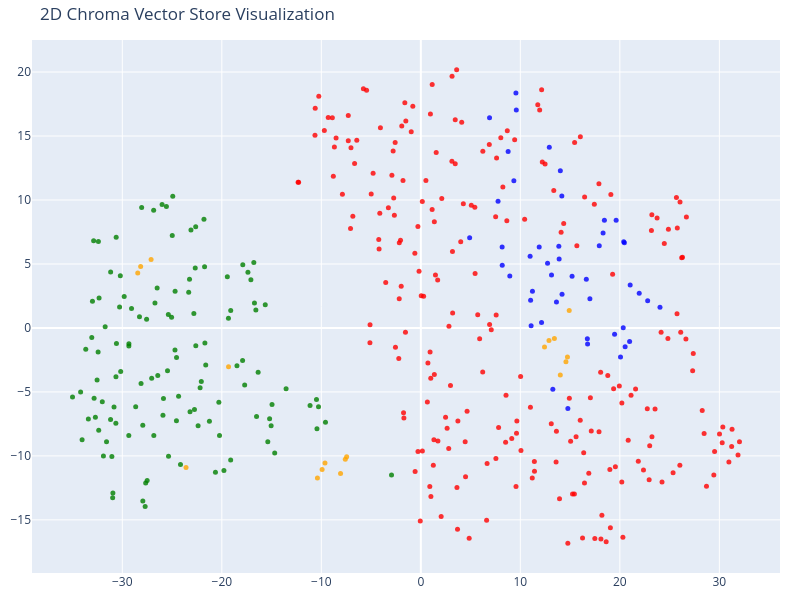

The notebook cell saved with this chart:
### Code cell
# reducing the dimensionality of the vectors to 2D using t-SNE
# t-SNE - t-distributed Stochastic Neighbor Embedding

tsne = TSNE(n_components=2, random_state=42)                                                
reduced_vectors = tsne.fit_transform(vectors)

fig = go.Figure(data=[go.Scatter(
    x=reduced_vectors[:, 0],
    y=reduced_vectors[:, 1],
    mode='markers',
    marker=dict(size=5, color=colors, opacity=0.8),
    text=[f"Type: {t}<br>Text: {d[:100]}..." for t, d in zip(doc_types, documents)],
    hoverinfo='text'
)])

fig.update_layout(title='2D Chroma Vector Store Visualization',
    scene=dict(xaxis_title='x', yaxis_title='y'),
    # scene={'xaxis_title':'x', 'yaxis_title':'y'}, is also same, because plotly API expects the input in dicts
    width=800,
    height=600,
    margin=dict(r=20, b=10, l=10, t=40)
)

fig.show()

"""
`n_components=2`            - indicates to reduce the high dimensionality vectors into 2D
`random_state=42`           - to make the output consistent over multiple runs, [Sets a seed for reproducible results every time the algorithm runs]
`fit_transform(vectors)`    - computes the 2D spatial co-ordinates for all the vector arrays,
                              reduced vectors are in shape (N,2), N-indicates total no. of chunks
                              reduced_vectors[:,0] - holds x_co-ordinates
                              reduced_vectors[:,1] - hollds y_co-ordinates for 2D
--------------------------------------------------
`go.Scatter()`              - Scatter plot
`mode='markers'`            - Displays the data points as individual dot markers (no connecting lines)
`marker = dict()`           - to style the marker for each data point with size, color and transparency
`text`                      - custom text to display when hovering over the datapoints instead of raw x,y co-ordinates
                              Type: {doc_type}
                              Text: documents[:100] -first hundred characters of the chunks
`hoverinfo='text'`          - configures plotly to display the formatted text when hovering
--------------------------------------------------
`update_layout`             - defines visual properties like title, width, height in pixels, trims white space margins around plot
                              like top=40, bottom=10, right=20, left=10
`fig.show()`                - renders the interactive HTML scatter plot

"""

### Figure 1 — Plotly figure (JSON) as saved in the notebook; plotly's stock layout.template omitted (floating-point values rounded to 4 significant figures; data arrays with more than 128 entries replaced by an {"elided": "..."} marker saying what was removed)
{"data": [{"hoverinfo": "text", "marker": {"color": {"elided": "413 str values"}, "opacity": 0.8, "size": 5}, "mode": "markers", "text": {"elided": "413 str values"}, "type": "scatter", "x": {"elided": "413 float values"}, "y": {"elided": "413 float values"}}], "layout": {"height": 600, "margin": {"b": 10, "l": 10, "r": 20, "t": 40}, "scene": {"xaxis": {"title": {"text": "x"}}, "yaxis": {"title": {"text": "y"}}}, "title": {"text": "2D Chroma Vector Store Visualization"}, "width": 800}}
